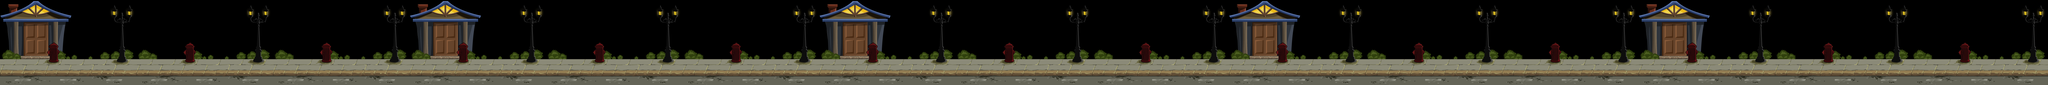

Below is a game level as drawn by its tile map, then a one-line description and the .tmx that defines it (tile-layer data replaced by summaries):
An orthogonal 15x1 tile map with 512x320 px tiles, 1 tile layer (Layer 0), 2 tilesets.

<map version="0.99b" orientation="orthogonal" width="15" height="1" tilewidth="512" tileheight="320">
 <tileset name="Night Street Foreground 01" firstgid="1" tilewidth="512" tileheight="320">
  <image source="Night_Street_Foreground_01.png" />
 </tileset>
 <tileset name="Night Street Foreground 02" firstgid="2" tilewidth="512" tileheight="320">
  <image source="Night_Street_Foreground_02.png" />
 </tileset>
 <layer name="Layer 0" width="15" height="1">
  <data>[15 cells, 15 non-empty, 2 distinct tile ids]</data>
 </layer>
</map>